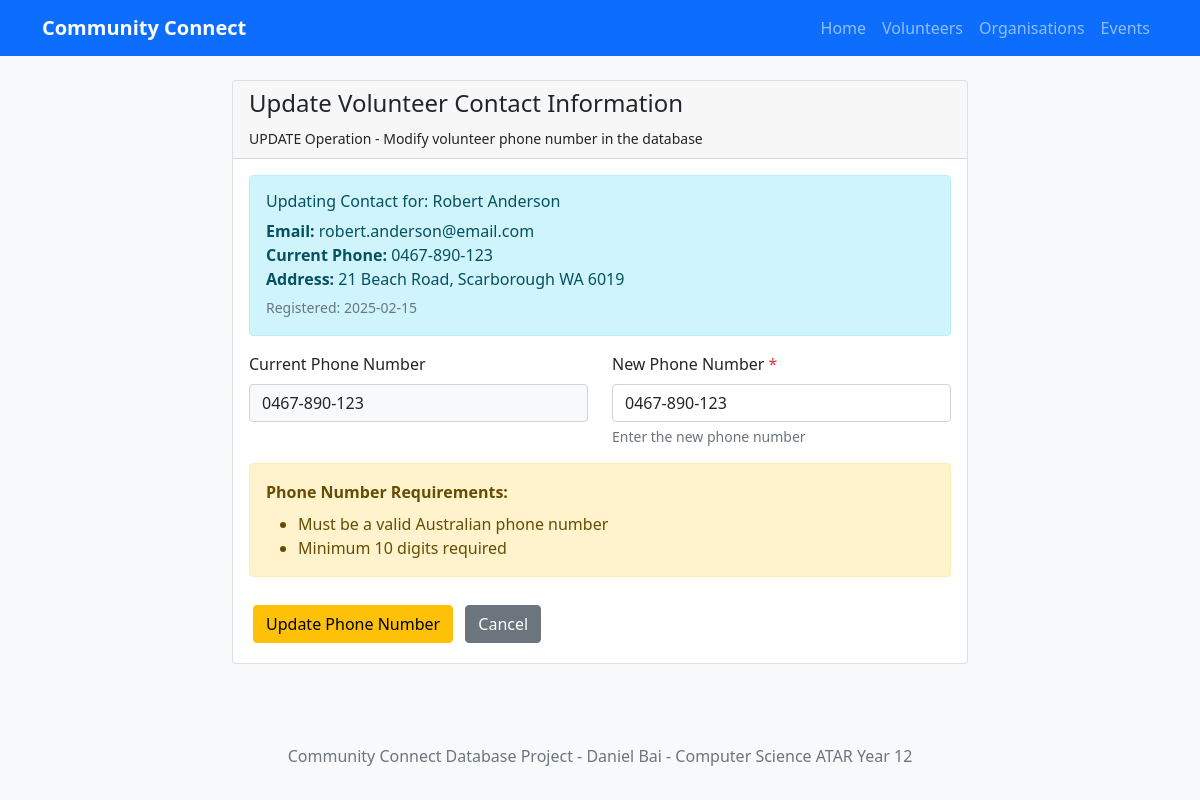
Screenshot of /volunteers/6/update_phone with the database file from the repository.
### tables this page shows
CREATE TABLE VOLUNTEER (
    volunteer_id INTEGER PRIMARY KEY AUTOINCREMENT,
    first_name TEXT NOT NULL CHECK(LENGTH(first_name) > 0),
    last_name TEXT NOT NULL CHECK(LENGTH(last_name) > 0),
    date_of_birth DATE NOT NULL,
    email TEXT NOT NULL UNIQUE CHECK(email LIKE '%@%.%'),
    phone TEXT NOT NULL CHECK(LENGTH(phone) >= 10),
    address TEXT NOT NULL CHECK(LENGTH(address) > 0),
    registration_date DATE NOT NULL DEFAULT CURRENT_DATE
);

### app.py (the view, shortened to what this page needs)
@app.route('/volunteers/<int:volunteer_id>/update_phone', methods=['GET', 'POST'])
def update_volunteer_contact(volunteer_id):
    volunteer = get_volunteer_by_id(volunteer_id)
    if not volunteer:
        flash('Volunteer not found', 'error')
        return redirect(url_for('view_volunteers'))
    return render_template('update_volunteer_phone.html', volunteer=volunteer)

### database.py (called while the page is built)
def get_db_connection():
    try:
        db_path = os.path.join(os.path.dirname(os.path.abspath(__file__)), DATABASE_NAME)
        conn = sqlite3.connect(db_path)
        conn.row_factory = sqlite3.Row  # Enable column access by name
        conn.execute('PRAGMA foreign_keys = ON')
        return conn
    except sqlite3.Error as e:
        print(f"Database connection error: {e}")
        return None

def execute_query(query, params=None, fetch=False):
    conn = get_db_connection()
    if conn is None:
        return None
    try:
        cursor = conn.cursor()
        if params:
            cursor.execute(query, params)
        else:
            cursor.execute(query)
        if fetch:
            results = cursor.fetchall()
            conn.close()
            return results
        else:
            rows_affected = cursor.rowcount
            conn.commit()
            conn.close()
            return rows_affected
    except sqlite3.Error as e:
        print(f"Database query error: {e}")
        conn.close()
        return None

def get_volunteer_by_id(volunteer_id):
    query = """
    SELECT volunteer_id, first_name, last_name, date_of_birth, email, phone, address, registration_date
    FROM VOLUNTEER
    WHERE volunteer_id = ?
    """
    results = execute_query(query, (volunteer_id,), fetch=True)
    return results[0] if results else None

### templates/update_volunteer_phone.html (shortened to what this page needs)
{% extends "base.html" %}
{% block content %}
<div class="row justify-content-center">
    <div class="col-lg-8">
        <div class="card">
            <div class="card-header">
                <h4>Update Volunteer Contact Information</h4>
                <small>UPDATE Operation - Modify volunteer phone number in the database</small>
            </div>
            <div class="card-body">
                {% if volunteer %}
                    <div class="alert alert-info">
                        <h6>Updating Contact for: {{ volunteer.first_name }} {{ volunteer.last_name }}</h6>
                        <p class="mb-1">
                            <strong>Email:</strong> {{ volunteer.email }}<br>
                            <strong>Current Phone:</strong> {{ volunteer.phone }}<br>
                            <strong>Address:</strong> {{ volunteer.address }}
                        </p>
                        <small class="text-muted">Registered: {{ volunteer.registration_date }}</small>
                    </div>
                    <form method="POST">
                        <div class="row">
                            <div class="col-md-6 mb-3">
                                <label class="form-label">Current Phone Number</label>
                                <div class="form-control bg-light" readonly>{{ volunteer.phone }}</div>
                            </div>
                            <div class="col-md-6 mb-3">
                                <label for="phone" class="form-label">New Phone Number <span class="text-danger">*</span></label>
                                <input type="tel"
                                       class="form-control"
                                       id="phone"
                                       name="phone"
                                       value="{{ new_phone or volunteer.phone }}"
                                       required>
                                <div class="form-text">Enter the new phone number</div>
                            </div>
                        </div>
                        <div class="alert alert-warning">
                            <strong>Phone Number Requirements:</strong>
                            <ul class="mb-0 mt-2">
                                <li>Must be a valid Australian phone number</li>
                                <li>Minimum 10 digits required</li>
                            </ul>
                        </div>
                        <div class="row mt-4">
                            <div class="col-12">
                                <button type="submit" class="btn btn-warning">Update Phone Number</button>
                                <a href="{{ url_for('view_volunteers') }}" class="btn btn-secondary">Cancel</a>
                            </div>
                        </div>
                    </form>
                {% else %}
                    <div class="alert alert-danger">
                        <strong>Volunteer Not Found:</strong> The requested volunteer could not be found in the database.
                    </div>
                    <a href="{{ url_for('view_volunteers') }}" class="btn btn-primary">Back to Volunteers List</a>
                {% endif %}
            </div>
        </div>
    </div>
</div>
{% endblock %}

### static/css/style.css (style rules this page uses)
body { background-color: #f8f9fa; }
.card { margin-bottom: 1rem; }
.btn { margin: 0.25rem; }

### rows the page displays
VOLUNTEER: first_name "Robert", last_name "Anderson", email "robert.anderson@email.com", phone "0467-890-123", address "21 Beach Road, Scarborough WA 6019", registration_date "2025-02-15"
